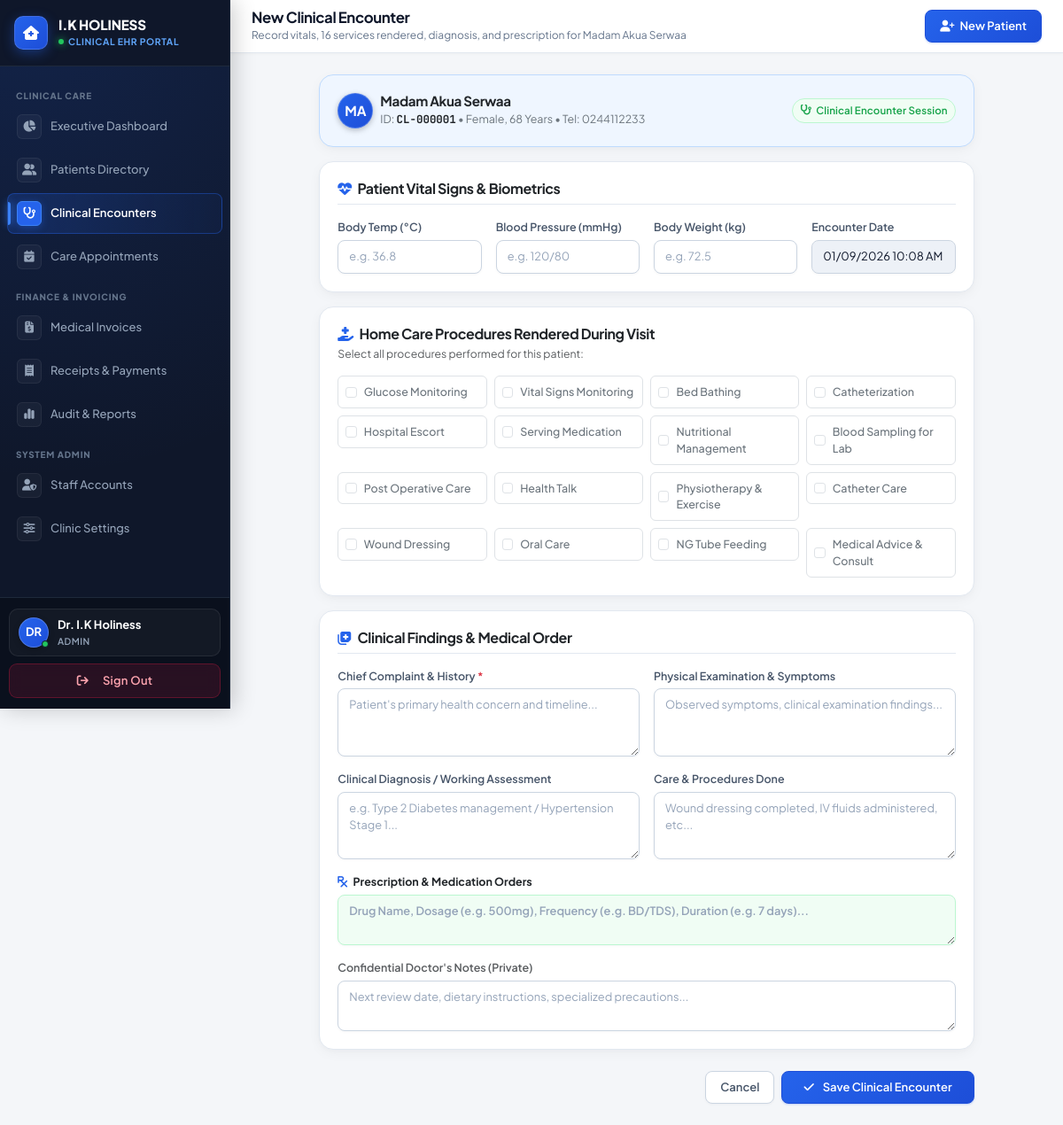
Page /visits/create?client_id=CL-000001 (signed in) on the committed database.
### tables this page shows
CREATE TABLE clients (
    client_id VARCHAR(20) PRIMARY KEY,
    full_name VARCHAR(255) NOT NULL,
    gender ENUM('Male', 'Female', 'Other') NOT NULL,
    dob DATE NOT NULL,
    age INT NOT NULL,
    phone VARCHAR(20) NOT NULL,
    address TEXT NOT NULL,
    emergency_name VARCHAR(255) NOT NULL,
    emergency_phone VARCHAR(20) NOT NULL,
    registration_date DATE NOT NULL,
    created_at TIMESTAMP DEFAULT CURRENT_TIMESTAMP,
    INDEX idx_fullname (full_name),
    INDEX idx_phone (phone)
);

### frontend/views/visits/create.php (the view, shortened to what the rows shown need)
<div class="row justify-content-center">
    <div class="col-12 col-xl-10">
        <form action="<?php echo APP_URL; ?>/visits/store" method="POST" autocomplete="off">
            <div class="ui-card mb-3" style="background-color: var(--accent-light); border-color: var(--accent-border);">
                <div class="d-flex flex-column flex-md-row justify-content-between align-items-start align-items-md-center gap-2">
                    <div class="d-flex align-items-center gap-2">
                        <div class="avatar-box" style="width: 40px; height: 40px; font-size: 0.95rem;">
                            <?php echo strtoupper(substr($client['full_name'], 0, 2)); ?>
                        </div>
                        <div>
                            <h6 class="fw-bold text-dark mb-0" style="font-size: 0.95rem;"><?php echo htmlspecialchars($client['full_name']); ?></h6>
                            <span class="text-secondary" style="font-size: 0.78rem;">
                                ID: <strong class="text-dark font-mono"><?php echo htmlspecialchars($client['client_id']); ?></strong> &bull;
                                <?php echo htmlspecialchars($client['gender']); ?>, <?php echo htmlspecialchars($client['age']); ?> Years &bull;
                                Tel: <?php echo htmlspecialchars($client['phone']); ?>
                            </span>
                        </div>
                    </div>
                </div>
            </div>
        </form>
    </div>
</div>

### frontend/views/shared/layout.php (shortened to what the rows shown need)
<!DOCTYPE html>
<html lang="en" class="h-full">
<head>
    <link href="https://cdn.jsdelivr.net/npm/bootstrap@5.3.2/dist/css/bootstrap.min.css" rel="stylesheet">
    <link rel="stylesheet" href="https://cdnjs.cloudflare.com/ajax/libs/font-awesome/6.5.1/css/all.min.css">
</head>
<body>
    <div id="page-content-wrapper">
        <header class="topbar">
            <div class="d-flex align-items-center gap-2">
                <div class="topbar-left">
                    <h1><?php echo $pageHeading ?? 'Dashboard'; ?></h1>
                    <p class="d-none d-md-block"><?php echo $pageSubheading ?? 'I.K Holiness Home Care Services Management'; ?></p>
                </div>
            </div>
        </header>
        <main class="main-container">
            <?php echo $content ?? ''; ?>
        </main>
    </div>
</body>
</html>

### rows in the picture
clients: full_name "Record vitals, 16 services rendered, diagnosis, and prescription for Madam Akua Serwaa", full_name "MA", full_name "Madam Akua Serwaa", client_id "CL-000001", gender "Female", age "68", phone "0244112233"

### other values in the picture
substr($currentUserName ?? 'DR', 0, 2) "DR"
$currentUserName "Dr. I.K Holiness"
$currentRole "ADMIN"
$pageHeading "New Clinical Encounter"
$svc "Glucose Monitoring"
$svc "Vital Signs Monitoring"
$svc "Bed Bathing"
$svc "Catheterization"
$svc "Hospital Escort"
$svc "Serving Medication"
$svc "Nutritional Management"
$svc "Blood Sampling for Lab"
$svc "Post Operative Care"
$svc "Health Talk"
$svc "Physiotherapy & Exercise"
